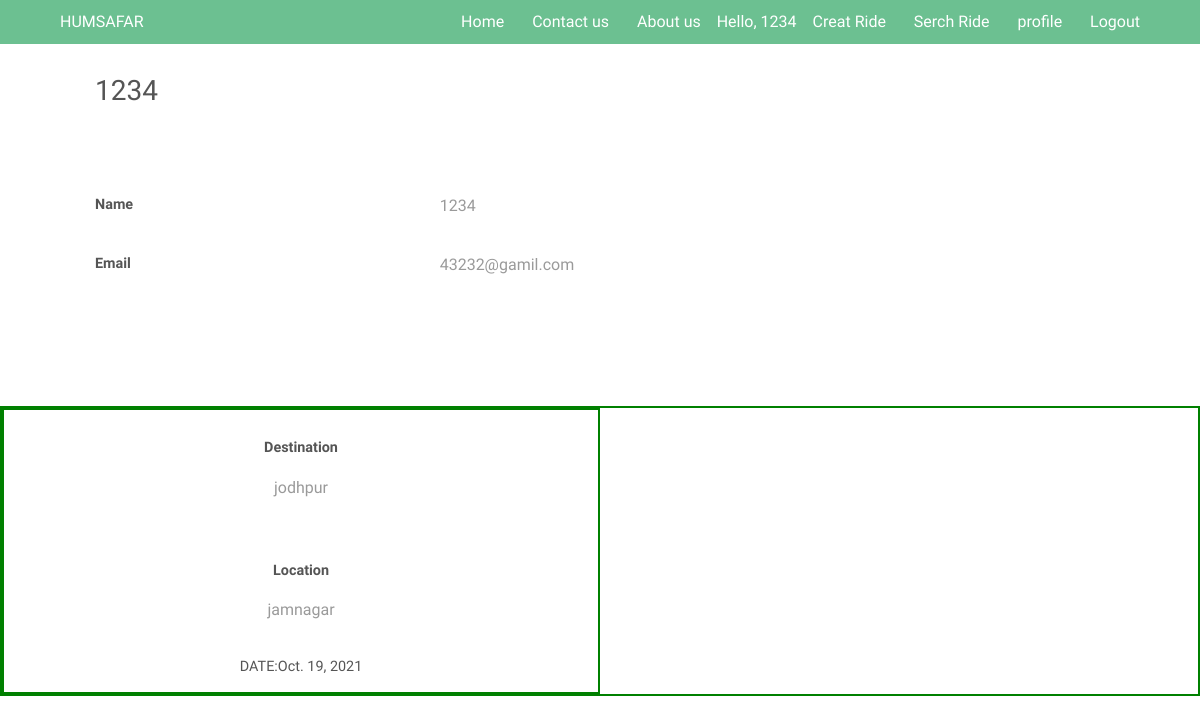
Page /profilepage/ (signed in) on the committed database.
### ride/models.py (models this page shows)
class ride(models.Model):
    user = models.ForeignKey(User,on_delete=models.CASCADE,default = 1,null=True)
    location = models.TextField(max_length=20)
    destination = models.TextField(max_length=20)
    nop = models.IntegerField(validators=[MinValueValidator(1), MaxValueValidator(10)])
    avgspeed = models.IntegerField(validators=[MinValueValidator(30), MaxValueValidator(150)])
    date = models.DateField()

### ride/views.py (the view)
# urls.py: path('profilepage/', views.profilepage, name='profilepage'),
def profilepage(request):
    rides=ride.objects.filter(user = request.user)
    data= {'rides':rides}
    return render(request, 'profilepage.html', data)

### templates/profilepage.html (shortened to what this page needs)
{% load static %}
<html>
<link href="//maxcdn.bootstrapcdn.com/bootstrap/4.1.1/css/bootstrap.min.css" rel="stylesheet" id="bootstrap-css">
<head>
		<link rel="stylesheet" href="{% static 'assets/css/main.css' %}" />
</head>
<body class="subpage">
        <header id="header">
            <div class="inner">
                <a href="" class="logo">HUMSAFAR</a>
                <nav id="nav">
                    <a href="/">Home</a>
                    <a href="/contactus/">Contact us</a>
                    <a href="/aboutus/">About us</a>
                    {% if user.is_authenticated %}
                        Hello, {{user.username}}
                        <a href="/creatride/">Creat Ride</a>
						<a href="/serchride/">Serch Ride</a>
                        <a href="/profilepage/">profile</a>
                        <a href="/authentication/logout">Logout</a>
                    {% else %}
                        <a href="/authentication/register">Register</a>
                        <a href="/authentication/login">Login</a>
                    {% endif %}
                </nav>
            </div>
        </header>
        <div class="container emp-profile">
            <br>
                <div class="row">
                    <div class="col-md-6">
                        <div class="profile-head">
                                    <h3>
                                        {{user.username}}
                                    </h3>
                                    <br>
                        </div>
                    </div>
                </div>
                <div class="row">
                    <div class="col-md-8">
                        <div class="tab-content profile-tab" id="myTabContent">
                            <div class="tab-pane fade show active" id="home" role="tabpanel" aria-labelledby="home-tab">
                                <br>
                                <div class="row">
                                        </div>
                                        <div class="row">
                                            <div class="col-md-6">
                                                <label>Name</label>
                                            </div>
                                            <div class="col-md-6">
                                                <p>{{user.username}}</p>
                                            </div>
                                        </div>
                                        <div class="row">
                                            <div class="col-md-6">
                                                <label>Email</label>
                                            </div>
                                            <div class="col-md-6">
                                                <p>{{user.email}}</p>
                                            </div>
                                        </div>
                            </div>
                            </div>
                        </div>
                    </div>
                </div>
			<section id="three" class="wrapper align-center">
				<div class="outer" style="border:2px solid green">
					<div class="flex flex-2" sta>
                    {% for i in rides %}
                		<article style="border:2px solid green" >
							<br>
                            <label for="Destination">Destination</label>
                            <p>{{i.destination}}</p>
                            <br>
							<label for="location">Location</label>
                            <p>{{i.location}}</p>
                            <header>
								<h5>DATE:{{i.date}}</h5>
							</header>
						</article>
                    {% endfor %}
					</div>
				</div>
			</section>
</body>
</html>

### humsafar/static/assets/css/main.css (style rules this page uses)
html, body, div, span, applet, object, iframe, h1, h2, h3, h4, h5, h6, p, blockquote, pre, a, abbr, acronym, address, big, cite, code, del, dfn, em, img, ins, kbd, q, s, samp, small, strike, strong, sub, sup, tt, var, b, u, i, center, dl, dt, dd, ol, ul, li, fieldset, form, label, legend, table, caption, tbody, tfoot, thead, tr, th, td, article, aside, canvas, details, embed, figure, figcaption, footer, header, hgroup, menu, nav, output, ruby, section, summary, time, mark, audio, video { margin: 0; padding: 0; border: 0; font-size: 100%; font: inherit; vertical-align: baseline; }
article, aside, details, figcaption, figure, footer, header, hgroup, menu, nav, section { display: block; }
body { line-height: 1; }
body { -webkit-text-size-adjust: none; }
*, *:before, *:after { -moz-box-sizing: border-box; -webkit-box-sizing: border-box; box-sizing: border-box; }
.container { margin-left: auto; margin-right: auto; }
.container { width: 80em; }
@media screen and (max-width: 1680px) { .container { width: 80em; } }
@media screen and (max-width: 1280px) { .container { width: 65em; } }
.row { border-bottom: solid 1px transparent; -moz-box-sizing: border-box; -webkit-box-sizing: border-box; box-sizing: border-box; }
.row > * { float: left; -moz-box-sizing: border-box; -webkit-box-sizing: border-box; box-sizing: border-box; }
.row:after, .row:before { content: ''; display: block; clear: both; height: 0; }
.row > * { padding: 0 0 0 2em; }
.row { margin: 0 0 -1px -2em; }
@media screen and (max-width: 1680px) { .row > * { padding: 0 0 0 2em; } }
@media screen and (max-width: 1680px) { .row { margin: 0 0 -1px -2em; } }
@media screen and (max-width: 1280px) { .row > * { padding: 0 0 0 1.5em; } }
@media screen and (max-width: 1280px) { .row { margin: 0 0 -1px -1.5em; } }
body { -ms-overflow-style: scrollbar; }
body { background: #fff; }
body, input, select, textarea { color: #9a9a9a; font-family: "Source Sans Pro", Arial, Helvetica, sans-serif; font-size: 14pt; font-weight: 400; line-height: 1.65; }
@media screen and (max-width: 1680px) { body, input, select, textarea { font-size: 12pt; } }
@media screen and (max-width: 1280px) { body, input, select, textarea { font-size: 12pt; } }
a { color: #6cc091; text-decoration: underline; }
p { margin: 0 0 2em 0; }
h1, h2, h3, h4, h5, h6 { color: #555; font-weight: 400; line-height: 1.5; margin: 0 0 1em 0; }
h3 { font-size: 1.75em; }
h5 { font-size: 0.9em; }
.align-center { text-align: center; }
.inner { max-width: 75em; margin: 0 auto; }
@media screen and (max-width: 1280px) { .inner { max-width: 90%; } }
section.wrapper, article.wrapper { padding: 6em 0; }
section.wrapper header, article.wrapper header { margin-bottom: 4em; }
section.wrapper article header, article.wrapper article header { margin: 0; }
.flex { display: -ms-flexbox; -ms-flex-wrap: wrap; -ms-flex-pack: justify; -moz-justify-content: space-between; -webkit-justify-content: space-between; -ms-justify-content: space-between; justify-content: space-between; display: -moz-flex; display: -webkit-flex; display: -ms-flex; display: flex; -moz-flex-wrap: wrap; -webkit-flex-wrap: wrap; -ms-flex-wrap: wrap; flex-wrap: wrap; width: 100%; }
.flex.flex-2 { -moz-justify-content: space-between; -webkit-justify-content: space-between; -ms-justify-content: space-between; justify-content: space-between; }
.flex.flex-2 article { width: 50%; }
label { color: #555; display: block; font-size: 0.9em; font-weight: 600; margin: 0 0 1em 0; }
.subpage { padding-top: 44px; }
.subpage #header { background: #6cc091; top: 0; height: 44px; line-height: 44px; position: fixed; }
#header { color: #fff; cursor: default; height: 3.25em; left: 0; line-height: 3.25em; position: absolute; text-align: right; top: 2em; width: 100%; z-index: 10001; }
#header .inner { margin: 0 auto; position: relative; }
#header .logo { color: #ffffff; display: inline-block; font-weight: 400; height: inherit; left: 0; line-height: inherit; margin: 0; padding: 0; position: absolute; top: 0; font-size: 1em; }
#header a { -moz-transition: color 0.2s ease-in-out; -webkit-transition: color 0.2s ease-in-out; -ms-transition: color 0.2s ease-in-out; transition: color 0.2s ease-in-out; display: inline-block; padding: 0 0.75em; color: inherit; text-decoration: none; font-size: 1em; }
#header a:last-child { padding-right: 0; }

### rows in the picture
ride: destination "jodhpur", location "jamnagar", date "Oct. 19, 2021"

### other values in the picture
{{ user.username }} "1234"
{{ user.email }} "43232@gamil.com"
